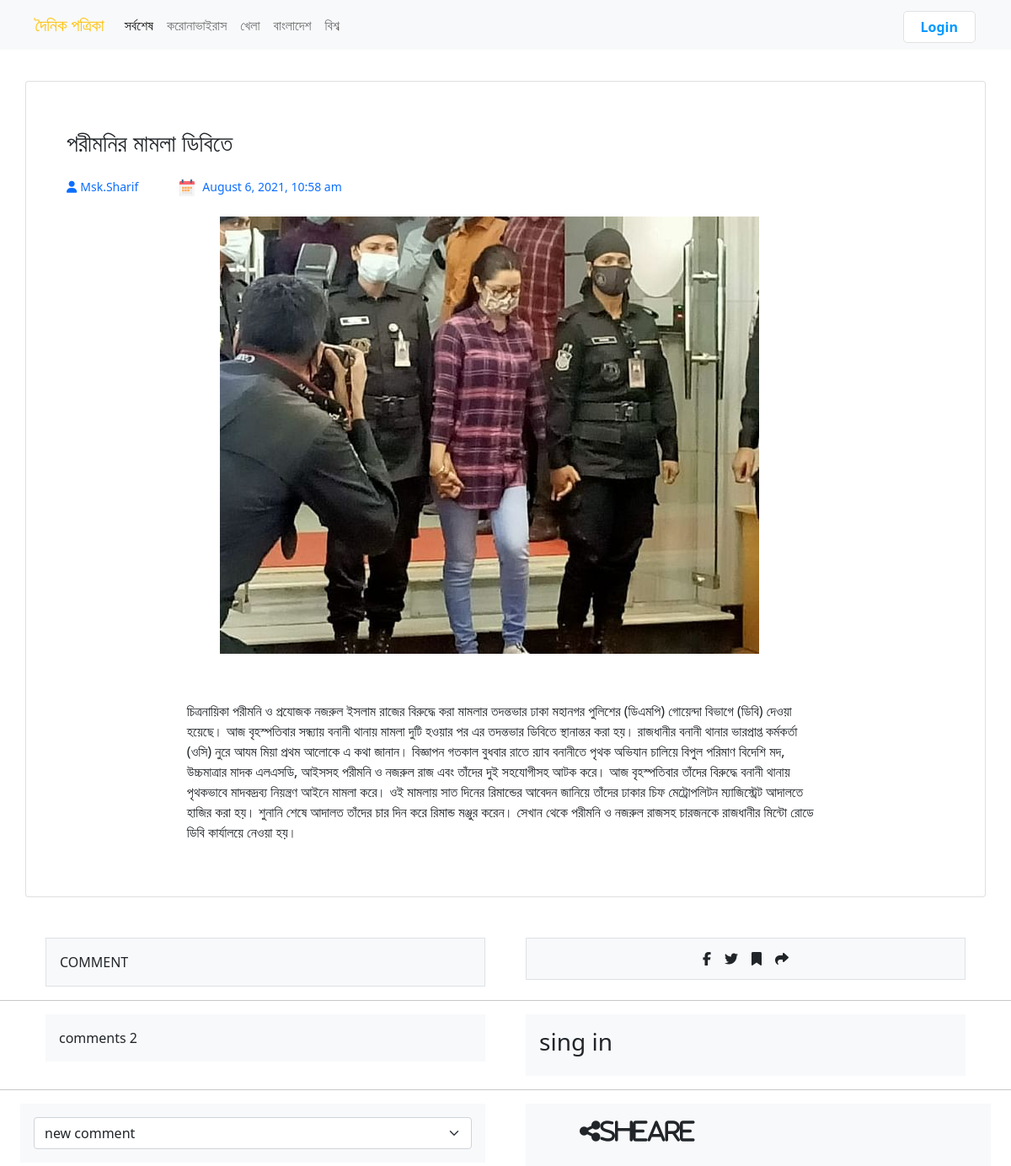
The page /single.php?id=45 on the database its author committed.
### tables this page shows
CREATE TABLE `post` (
  `post_id` int(11) NOT NULL,
  `title` varchar(250) NOT NULL,
  `description` text NOT NULL,
  `post_date` varchar(100) NOT NULL,
  `author` int(11) NOT NULL,
  `post_img` varchar(100) NOT NULL
);

CREATE TABLE `users` (
  `id` int(11) NOT NULL,
  `username` varchar(255) NOT NULL,
  `email` varchar(255) NOT NULL,
  `password` varchar(255) NOT NULL
);

### single.php (the view, shortened to what this page needs)
<!DOCTYPE html>
<html lang="en">
<head>
  <link href="https://cdn.jsdelivr.net/npm/bootstrap@5.0.2/dist/css/bootstrap.min.css" rel="stylesheet">
</head>
<body>
  <?php include 'navbar.php' ?>
  <main>
    <div class="container p-5 my-5 border-1 card">
      <div class="row g-0">
        <?php
        include("config.php");
        $post_id = $_GET['id'];
        $sql = "SELECT post.post_id,post.title,post.description,post.post_date,post.post_img,users.username FROM post INNER JOIN users ON post.author = users.id WHERE post.post_id = {$post_id}";
        $result = mysqli_query($mysqli, $sql) or die("Query Failed");
        if (mysqli_num_rows($result) > 0) {
          while ($row = mysqli_fetch_assoc($result)) {
        ?>
            <h3 class="mt-2"><?php echo $row['title']; ?></h3>
            <div class="py-3 text-primary publish-info d-flex">
              <small><i class="fas fa-user me-1"></i><?php echo $row['username']; ?></small>
              <small class="ms-5"><img src="images/calendar.svg" class="me-2" height="20" width="20"></i><?php echo $row['post_date']; ?></small>
            </div>
            <div class=" row">
              <div class="m-auto col-md-8">
                <img src="upload/<?php echo $row['post_img']; ?>" class="my-2 img-fluid" alt="">
              </div>
            </div>
            <div class="px-2 pt-5 m-auto col-sm-12 col-md-10">
              <p class="px-5"><?php echo $row['description']; ?></p>
            </div>
        <?php
          }
        } else {
          echo "<h1>No Record Found</h1>";
        }
        ?>
      </div>
    </div>
    <section class="coment">
      <div class="container px-4">
        <div class="row gx-5">
          <div class="col">
            <div class="p-3 border bg-light">COMMENT</div>
          </div>
          <div class="col">
            <div class="p-3 border bg-light">
              <div class="icon d-flex justify-content-center align-items-center">
                <i class="fab fa-facebook-f"></i>
                <i class="mx-3 fab fa-twitter"></i>
                <i class="fas fa-bookmark"></i>
                <i class="fas fa-share ms-3"></i>
              </div>
            </div>
          </div>
        </div>
      </div>
      <hr>
      <div class="container px-4">
        <div class="row gx-5">
          <div class="col">
            <div class="p-3 border-0 bg-light">comments 2</div>
          </div>
          <div class="col">
            <div class="p-3 border-0 bg-light">
              <h3>sing in</h3>
            </div>
          </div>
        </div>
      </div>
      <hr>
      <div class="px-4 container-0">
        <div class="row gx-5">
          <div class="col">
            <div class="p-3 border-0 bg-light">
              <select class="form-select" aria-label="Default select example">
                <option selected>new comment</option>
              </select>
            </div>
          </div>
          <div class="col">
            <div class="p-3 border-0 bg-light">
              <h3>
                <i class="fas fa-share-alt ms-5">sheare</i>
              </h3>
            </div>
          </div>
        </div>
      </div>
  </main>
</body>
</html>

### rows shown on the page
post: title "পরীমনির মামলা ডিবিতে", users.username "Msk.Sharif", post_date "August 6, 2021, 10:58 am", post_img (picture), description "চিত্রনায়িকা পরীমনি ও প্রযোজক নজরুল ইসলাম রাজের বিরুদ্ধে করা মামলার তদন্তভার ঢাকা মহানগর পুলিশের (ডিএমপি) গোয়েন্দা বিভাগে (ডিবি) দেওয়া হয়েছে। আজ বৃহস্পতিবার সন্ধ্যায় বনানী থানায় মামলা দুটি হওয়ার পর এর তদন্তভার ডিবিতে স্থানান্তর করা হয়। রাজধানীর বনানী থানার ভারপ্রাপ্ত কর্মকর্তা (ওসি) নুরে আযম মিয়া প্রথম আলোকে এ কথা জানান। বিজ্ঞাপন গতকাল বুধবার রাতে র‍্যাব বনানীতে পৃথক অভিযান চালিয়ে বিপুল পরিমাণ বিদেশি মদ, উচ্চমাত্রার মাদক এলএসডি, আইসসহ পরীমনি ও নজরুল রাজ এবং তাঁদের দুই সহযোগীসহ আটক করে। আজ বৃহস্পতিবার তাঁদের বিরুদ্ধে বনানী থানায় পৃথকভাবে মাদকদ্রব্য নিয়ন্ত্রণ আইনে মামলা করে। ওই মামলায় সাত দিনের রিমান্ডের আবেদন জানিয়ে তাঁদের ঢাকার চিফ মেট্রোপলিটন ম্যাজিস্ট্রেট আদালতে হাজির করা হয়। শুনানি শেষে…"
